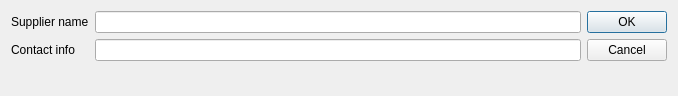
<?xml version="1.0" encoding="UTF-8"?>
<ui version="4.0">
 <class>SupplierDialog</class>
 <widget class="QDialog" name="SupplierDialog">
  <property name="geometry">
   <rect>
    <x>0</x>
    <y>0</y>
    <width>678</width>
    <height>96</height>
   </rect>
  </property>
  <property name="windowTitle">
   <string>Dialog</string>
  </property>
  <layout class="QGridLayout" name="gridLayout">
   <item row="0" column="1">
    <widget class="QDialogButtonBox" name="buttonBox">
     <property name="orientation">
      <enum>Qt::Vertical</enum>
     </property>
     <property name="standardButtons">
      <set>QDialogButtonBox::Cancel|QDialogButtonBox::Ok</set>
     </property>
    </widget>
   </item>
   <item row="0" column="0">
    <layout class="QFormLayout" name="formLayout">
     <item row="0" column="0">
      <widget class="QLabel" name="label">
       <property name="text">
        <string>Supplier name</string>
       </property>
      </widget>
     </item>
     <item row="1" column="0">
      <widget class="QLabel" name="label_2">
       <property name="text">
        <string>Contact info</string>
       </property>
      </widget>
     </item>
     <item row="0" column="1">
      <widget class="QLineEdit" name="edit_supplier_name"/>
     </item>
     <item row="1" column="1">
      <widget class="QLineEdit" name="edit_contact"/>
     </item>
    </layout>
   </item>
  </layout>
 </widget>
 <resources/>
 <connections>
  <connection>
   <sender>buttonBox</sender>
   <signal>accepted()</signal>
   <receiver>SupplierDialog</receiver>
   <slot>accept()</slot>
   <hints>
    <hint type="sourcelabel">
     <x>248</x>
     <y>254</y>
    </hint>
    <hint type="destinationlabel">
     <x>157</x>
     <y>274</y>
    </hint>
   </hints>
  </connection>
  <connection>
   <sender>buttonBox</sender>
   <signal>rejected()</signal>
   <receiver>SupplierDialog</receiver>
   <slot>reject()</slot>
   <hints>
    <hint type="sourcelabel">
     <x>316</x>
     <y>260</y>
    </hint>
    <hint type="destinationlabel">
     <x>286</x>
     <y>274</y>
    </hint>
   </hints>
  </connection>
 </connections>
</ui>
